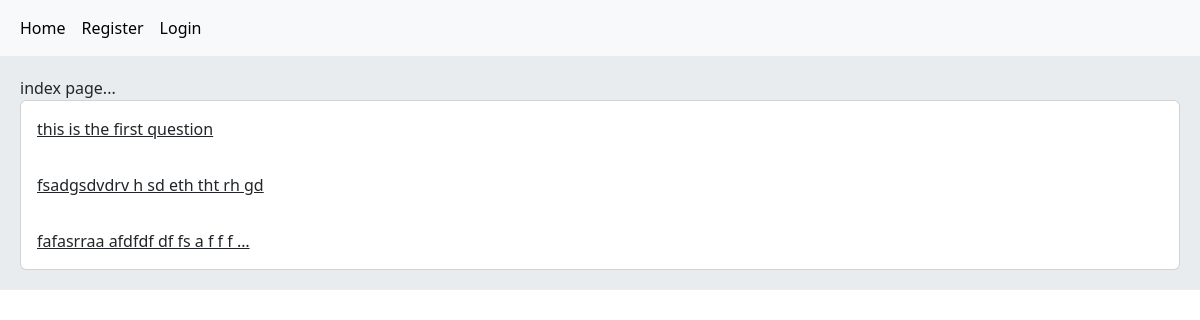
The app's page /, older data.
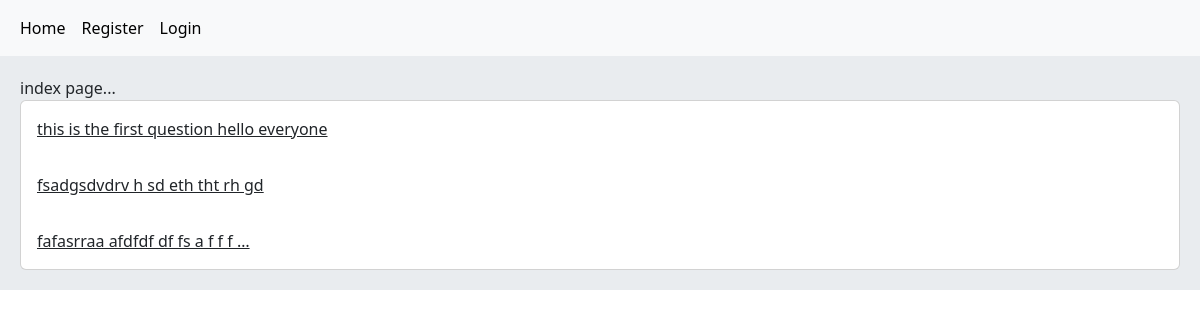
The same page, newer data.
### home/models.py (models this page shows, shortened)
class Post(models.Model):
    user = models.ForeignKey(User, on_delete=models.CASCADE)
    body = models.TextField()
    slug = models.SlugField()
    created = models.DateTimeField(auto_now_add=True)
    updated = models.DateTimeField(auto_now=True)
    def get_absolute_url(self):
        return reverse('home:post_detail', args=(self.id, self.slug))

### home/views.py (the view)
# urls.py: path('', views.HomeView.as_view(), name='home'),
class HomeView(View):
    def get(self, request):
        post = Post.objects.all()
        return render(request, 'home/index.html', {'posts': post})

### home/templates/home/index.html
{% extends 'base.html' %}
{% block content %}
    index page...
    <div class="card">
        {% for post in posts %}
            <a href="{{ post.get_absolute_url }}" class="card-body">{{ post.body|truncatewords:8 }}</a>
        {% endfor %}
    </div>
{% endblock %}

Row changes from the older to the newer data that the page shows:
changed Post: body "this is the first question" → "this is the first question hello everyone"
